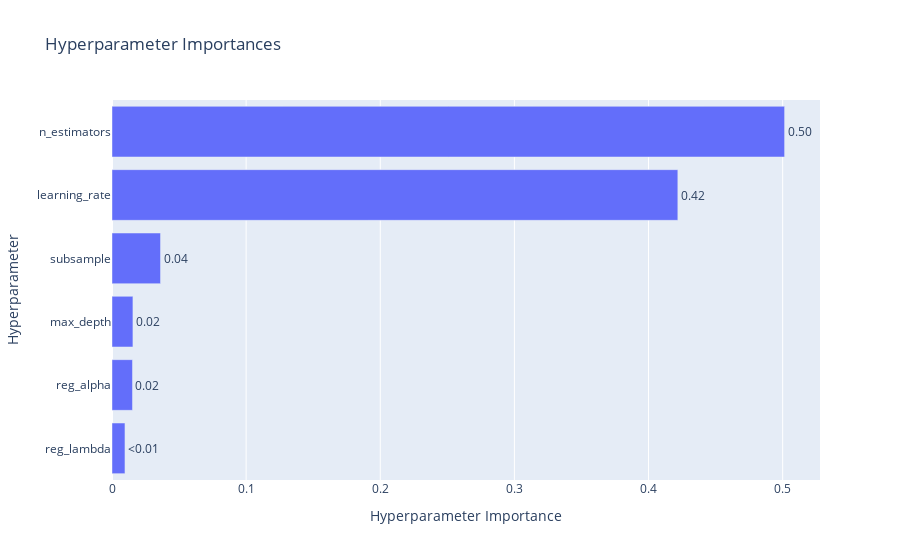

Notebook code for this chart:
### Code cell
# Plot parameter importances
plot_param_importances(study)

### Figure 1 — Plotly figure (JSON) as saved in the notebook; plotly's stock layout.template omitted (floating-point values rounded to 4 significant figures)
{"data": [{"cliponaxis": false, "hovertemplate": ["reg_lambda (FloatDistribution): 0.009667819245148996<extra></extra>", "reg_alpha (FloatDistribution): 0.015263841947063<extra></extra>", "max_depth (IntDistribution): 0.015600452303493901<extra></extra>", "subsample (FloatDistribution): 0.03617574218847038<extra></extra>", "learning_rate (FloatDistribution): 0.4218501059629143<extra></extra>", "n_estimators (IntDistribution): 0.5014420383529095<extra></extra>"], "name": "Objective Value", "orientation": "h", "text": ["<0.01", "0.02", "0.02", "0.04", "0.42", "0.50"], "textposition": "outside", "type": "bar", "x": [0.009668, 0.01526, 0.0156, 0.03618, 0.4219, 0.5014], "y": ["reg_lambda", "reg_alpha", "max_depth", "subsample", "learning_rate", "n_estimators"]}], "layout": {"title": {"text": "Hyperparameter Importances"}, "xaxis": {"title": {"text": "Hyperparameter Importance"}}, "yaxis": {"title": {"text": "Hyperparameter"}}}}
